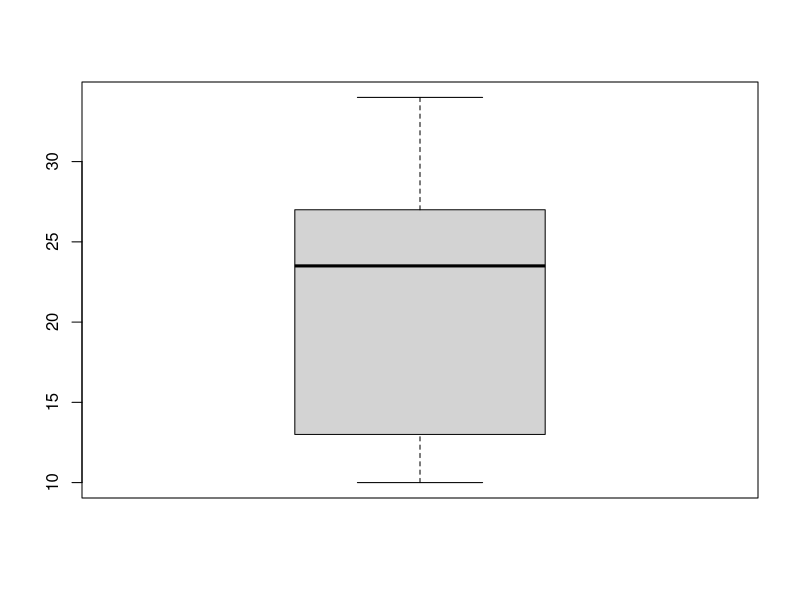
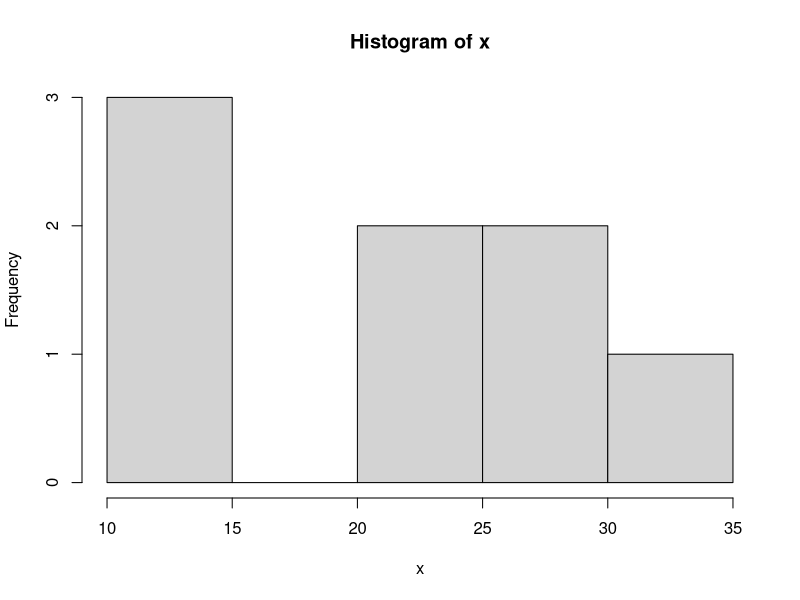
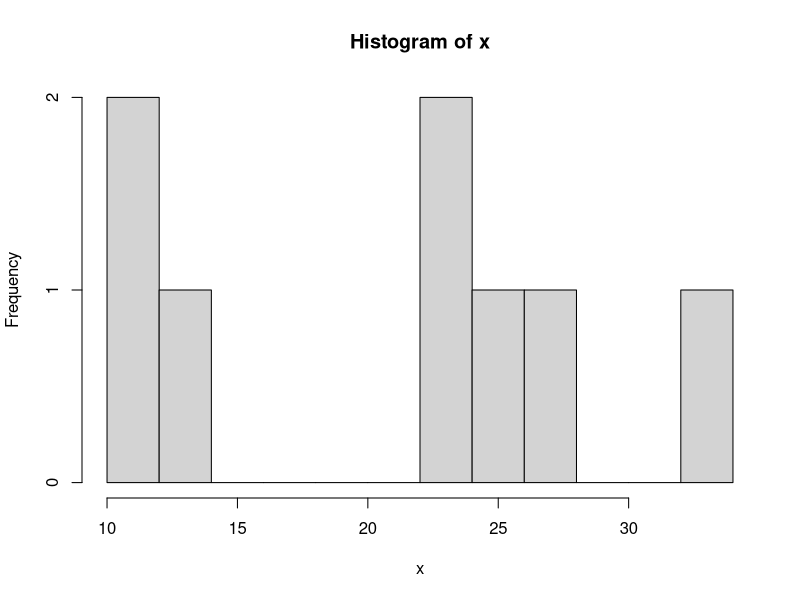

The R source for these figures, in order:
## ---- chunk 1

x = c(10, 23, 14, 12, 34, 26, 28, 24)

## ---- chunk 2

mean(x)

## ---- chunk 3
# Insert your code here

summary(x)


## ---- chunk 4
# Insert your code here


fivenum(x)
#minimum, lower-hinge, median, upper-hinge, and maximum

## ---- chunk 5

boxplot(x)

## ---- chunk 6

hist(x)

## ---- chunk 7
hist(x, breaks = 10)

